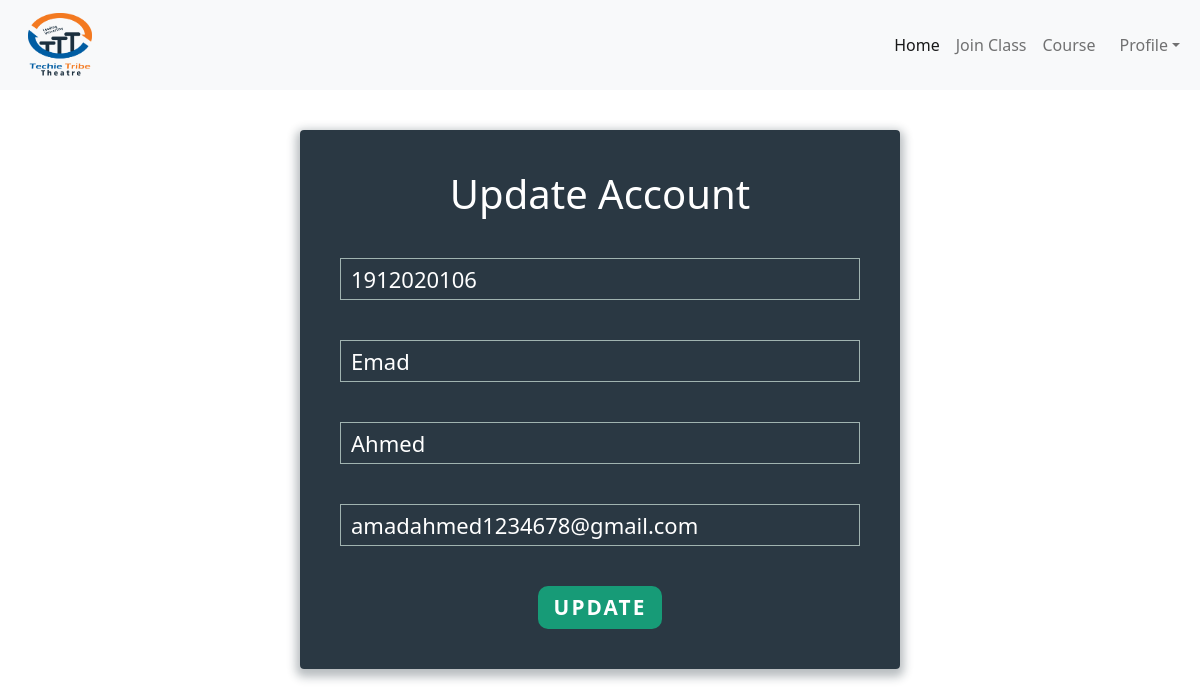
Screenshot of /student/update_account_stu (signed in) with the database file from the repository.
### mainapp/models.py (models this page shows, shortened)
class Student(models.Model):
    id_no = models.IntegerField()
    first_name = models.CharField(max_length=100)
    last_name = models.CharField(max_length=100)
    email = models.EmailField()
    password = models.CharField(max_length=100)
    cpassword = models.CharField(max_length=100)

### student/views.py (the view, shortened to what this page needs)
class EditStudent(View):
    def get(self, request):
        student = request.session.get("student")
        studentst = Student.objects.get(id=student)
        form = StudentEditRegisterForm(instance=studentst)
        if student:
            return render(request, 'update_student.html', {'form': form})

### mainapp/forms.py
class StudentEditRegisterForm(forms.ModelForm):
    class Meta:
        model = Student
        fields = ['id_no', 'first_name',
                  'last_name', 'email']
        widgets = {
            'id_no': forms.TextInput(attrs={'placeholder': 'Id No'}),
            'first_name': forms.TextInput(attrs={'placeholder': 'First Name'}),
            'last_name': forms.TextInput(attrs={'placeholder': 'Last Name'}),
            'email': forms.EmailInput(attrs={'placeholder': 'Email'}),
        }

### student/templates/update_student.html (shortened to what this page needs)
{% extends 'base_student.html' %} <br />
{% load static %} <br>
{% block content %}
<link rel="stylesheet" href="{% static 'css/form.css' %}">
<div class="form">
    <div class="tab-content">
      <div id="signup">
        <h1>Update Account</h1>
        <form action="" method="POST">
          {% for fm in form %}
          <div class="field-wrap">
              {{fm}}
          </div>
          {% endfor %}
        <div class='text-center'>
        <button type="submit" class="button"/>Update</button>
      </div>
        </form>
      </div>
    </div>
</div>
{% endblock content %}

### teacher/static/css/form.css (style rules this page uses)
*, *:before, *:after { -webkit-box-sizing: border-box; box-sizing: border-box; }
.form { background: rgba(19, 35, 47, 0.9); padding: 40px; max-width: 600px; margin: 40px auto; border-radius: 4px; -webkit-box-shadow: 0 4px 10px 4px rgba(19, 35, 47, 0.3); box-shadow: 0 4px 10px 4px rgba(19, 35, 47, 0.3); }
h1 { text-align: center; color: #ffffff; font-weight: 300; margin: 0 0 40px; }
input, textarea { font-size: 22px; display: block; width: 100%; height: 100%; padding: 5px 10px; background: none; background-image: none; border: 1px solid #a0b3b0; color: #ffffff; border-radius: 0; -webkit-transition: border-color .25s ease, -webkit-box-shadow .25s ease; transition: border-color .25s ease, -webkit-box-shadow .25s ease; transition: border-color .25s ease, box-shadow .25s ease; transition: border-color .25s ease, box-shadow .25s ease, -webkit-box-shadow .25s ease; }
.field-wrap { position: relative; margin-bottom: 40px; }
.button { border: 0; outline: none; border-radius: 10px; padding: 6px 0; padding-left: 1rem; padding-right: 1rem; font-size: 1.3rem; font-weight: 600; text-transform: uppercase; letter-spacing: .1em; color: #ffffff; background: #179b77;; -webkit-transition: all 0.5s ease; transition: all 0.5s ease; -webkit-appearance: none; }

### rows the page displays
Student: form "1912020106" "Emad" "Ahmed" "amadahmed1234678@gmail.com"
